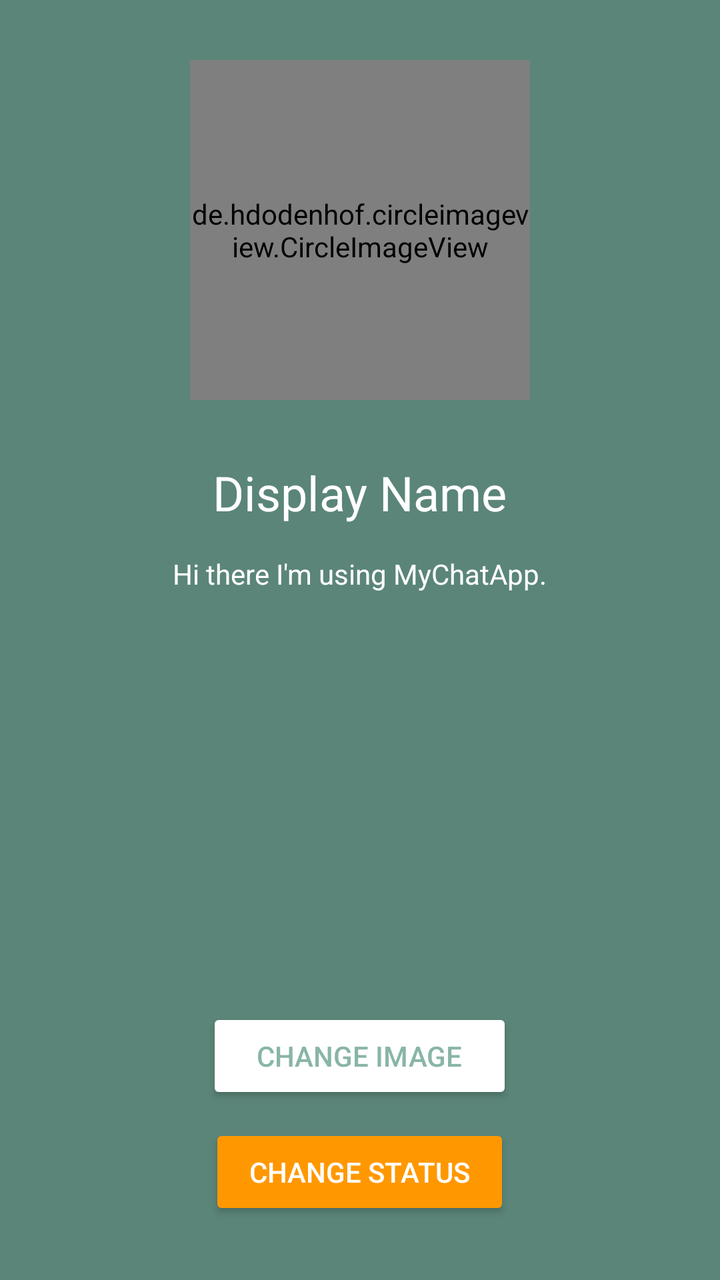
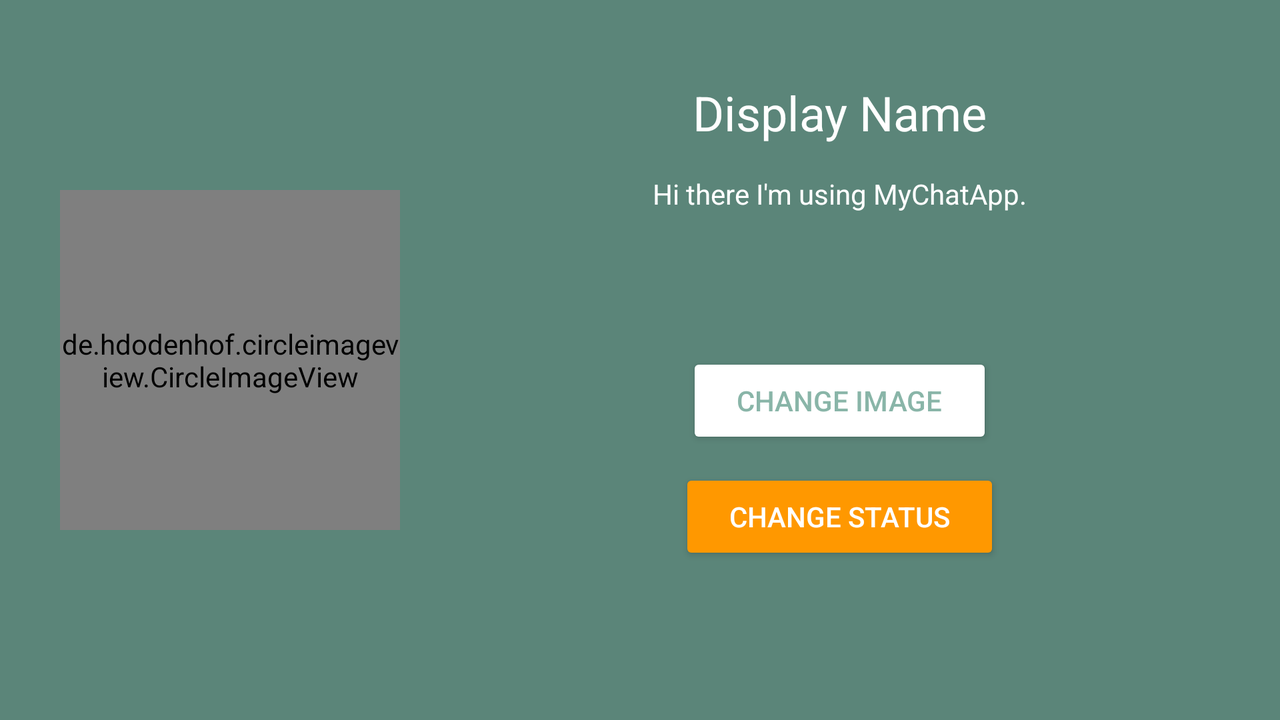

Compare how this app lays out the same screen by default and in its alternative resource folder. The renders come first, then the two layout files and the values they reference.
<!-- AndroidManifest.xml: application theme AppTheme -->
<!-- res/layout/activity_settings.xml -->
<RelativeLayout xmlns:android="http://schemas.android.com/apk/res/android"
    xmlns:app="http://schemas.android.com/apk/res-auto"
    xmlns:tools="http://schemas.android.com/tools"
    android:layout_width="match_parent"
    android:layout_height="match_parent"
    android:background="@color/colorPrimaryDark"
    tools:context=".SettingsActivity">

    <de.hdodenhof.circleimageview.CircleImageView
        android:id="@+id/settings_image"
        android:layout_width="@dimen/settings_image_size"
        android:layout_height="@dimen/settings_image_size"
        android:layout_alignParentTop="true"
        android:layout_centerHorizontal="true"
        android:layout_marginTop="30dp"
        android:src="@drawable/default_avatar" />

    <TextView
        android:id="@+id/settings_name"
        android:layout_width="wrap_content"
        android:layout_height="wrap_content"
        android:layout_below="@+id/settings_image"
        android:layout_centerHorizontal="true"
        android:layout_marginTop="30dp"
        android:text="@string/settings_display_name_txt"
        android:textColor="@android:color/white"
        android:textSize="24sp" />

    <Button
        android:id="@+id/settings_status_btn"
        android:layout_width="wrap_content"
        android:layout_height="wrap_content"
        android:layout_alignParentBottom="true"
        android:layout_centerHorizontal="true"
        android:layout_marginBottom="30dp"
        android:backgroundTint="@color/colorAccent"
        android:paddingLeft="20dp"
        android:paddingRight="20dp"
        android:text="@string/change_status_btn"
        android:textColor="@android:color/white" />

    <Button
        android:id="@+id/settings_image_btn"
        android:layout_width="wrap_content"
        android:layout_height="wrap_content"
        android:layout_above="@+id/settings_status_btn"
        android:layout_centerHorizontal="true"
        android:layout_marginBottom="10dp"
        android:backgroundTint="@android:color/white"
        android:paddingLeft="25dp"
        android:paddingRight="25dp"
        android:text="@string/change_image_btn"
        android:textColor="@color/colorPrimary" />

    <TextView
        android:id="@+id/settings_status"
        android:layout_width="wrap_content"
        android:layout_height="wrap_content"
        android:layout_below="@+id/settings_name"
        android:layout_centerHorizontal="true"
        android:layout_marginTop="15dp"
        android:text="@string/default_status"
        android:textColor="@android:color/white" />

</RelativeLayout>
<!-- resources referenced by this layout -->
<resources>
  <color name="colorAccent">#ff9800</color>
  <color name="colorPrimary">#89b5a8</color>
  <color name="colorPrimaryDark">#5b8579</color>
  <dimen name="settings_image_size">170dp</dimen>
  <!-- drawable default_avatar: png bitmap (drawable-ldpi, 1687 bytes) -->
  <string name="change_image_btn">CHANGE IMAGE</string>
  <string name="change_status_btn">CHANGE STATUS</string>
  <string name="default_status">Hi there I\'m using MyChatApp.</string>
  <string name="settings_display_name_txt">Display Name</string>
  <style name="AppTheme" parent="Theme.AppCompat.Light.NoActionBar">
          
          <item name="colorPrimary">@color/colorPrimary</item>
          <item name="colorPrimaryDark">@color/colorPrimaryDark</item>
          <item name="colorAccent">@color/colorAccent</item>
          
      </style>
</resources>
<!-- res/layout-land/activity_settings.xml (the repository's variant of the layout above) -->
<!-- drawn on the phone turned sideways -->
<?xml version="1.0" encoding="utf-8"?>
<RelativeLayout
    xmlns:android="http://schemas.android.com/apk/res/android"
    xmlns:app="http://schemas.android.com/apk/res-auto"
    xmlns:tools="http://schemas.android.com/tools"
    android:id="@+id/relativeSettingsLayout"
    android:layout_width="match_parent"
    android:layout_height="match_parent"
    android:background="@color/colorPrimaryDark">

    <de.hdodenhof.circleimageview.CircleImageView
        android:id="@+id/settings_image"
        android:layout_width="@dimen/settings_image_size"
        android:layout_height="@dimen/settings_image_size"
        android:layout_alignParentStart="true"
        android:layout_centerVertical="true"
        android:layout_marginStart="@dimen/settings_image_land_marginStart"
        android:src="@drawable/default_avatar"
        app:layout_constraintBottom_toBottomOf="parent"
        app:layout_constraintStart_toStartOf="parent"
        app:layout_constraintTop_toTopOf="parent" />

    <LinearLayout
        android:layout_width="match_parent"
        android:layout_height="match_parent"
        android:layout_alignParentStart="true"
        android:layout_alignParentTop="true"
        android:layout_marginStart="@dimen/linear_layout_register_land_marginStart"
        android:orientation="vertical">

        <TextView
            android:id="@+id/settings_name"
            android:layout_width="wrap_content"
            android:layout_height="wrap_content"

            android:layout_gravity="center_horizontal"
            android:layout_marginEnd="@dimen/settings_name_land_marginEnd"
            android:layout_marginStart="@dimen/settings_name_land_marginStart"
            android:layout_marginTop="@dimen/settings_name_land_marginTop"
            android:text="@string/settings_display_name_txt"
            android:textColor="@android:color/white"
            android:textSize="@dimen/settings_name_textSize"
            app:layout_constraintEnd_toEndOf="parent"
            app:layout_constraintStart_toEndOf="@+id/settings_image"
            app:layout_constraintTop_toTopOf="parent" />

        <TextView
            android:id="@+id/settings_status"
            android:layout_width="wrap_content"
            android:layout_height="wrap_content"

            android:layout_gravity="center_horizontal"
            android:layout_marginEnd="@dimen/settings_status_land_marginEnd"
            android:layout_marginStart="@dimen/settings_status_land_marginStart"
            android:layout_marginTop="@dimen/settings_status_land_marginTop"
            android:text="@string/default_status"
            android:textColor="@android:color/white"
            app:layout_constraintEnd_toEndOf="parent"
            app:layout_constraintStart_toEndOf="@+id/settings_image"
            app:layout_constraintTop_toBottomOf="@+id/settings_name" />

        <Button
            android:id="@+id/settings_image_btn"
            android:layout_width="wrap_content"
            android:layout_height="wrap_content"

            android:layout_gravity="center_horizontal"
            android:layout_marginBottom="@dimen/settings_image_btn_marginBottom"
            android:layout_marginEnd="@dimen/settings_image_btn_marginEnd"
            android:layout_marginStart="@dimen/settings_image_btn_marginStart"
            android:layout_marginTop="@dimen/settings_image_btn_marginTop"
            android:backgroundTint="@android:color/white"
            android:paddingStart="@dimen/settings_image_btn_paddingLeft"
            android:paddingEnd="@dimen/settings_image_btn_paddingRight"
            android:text="@string/change_image_btn"
            android:textColor="@color/colorPrimary"
            app:layout_constraintBottom_toTopOf="@+id/settings_status_btn"
            app:layout_constraintEnd_toEndOf="parent"
            app:layout_constraintStart_toEndOf="@+id/settings_image" />

        <Button
            android:id="@+id/settings_status_btn"
            android:layout_width="wrap_content"
            android:layout_height="wrap_content"

            android:layout_gravity="bottom|center_horizontal"
            android:layout_marginBottom="@dimen/settings_status_btn_marginBottom"
            android:layout_marginEnd="@dimen/settings_status_btn_marginEnd"
            android:layout_marginStart="@dimen/settings_status_btn_marginStart"
            android:backgroundTint="@color/colorAccent"
            android:paddingStart="@dimen/settings_status_btn_PaddingLeft"
            android:paddingEnd="@dimen/settings_status_btn_paddingRight"
            android:text="@string/change_status_btn"
            android:textColor="@android:color/white"
            app:layout_constraintBottom_toBottomOf="parent"
            app:layout_constraintEnd_toEndOf="parent"
            app:layout_constraintStart_toEndOf="@+id/settings_image" />

    </LinearLayout>


</RelativeLayout>
<!-- resources referenced by the variant -->
<!-- as the phone turned sideways resolves them -->
<resources>
  <color name="colorAccent">#ff9800</color>
  <color name="colorPrimary">#89b5a8</color>
  <color name="colorPrimaryDark">#5b8579</color>
  <dimen name="linear_layout_register_land_marginStart">200dp</dimen>
  <dimen name="settings_image_btn_marginBottom">10dp</dimen>
  <dimen name="settings_image_btn_marginEnd">8dp</dimen>
  <dimen name="settings_image_btn_marginStart">8dp</dimen>
  <dimen name="settings_image_btn_marginTop">70dp</dimen>
  <dimen name="settings_image_btn_paddingLeft">25dp</dimen>
  <dimen name="settings_image_btn_paddingRight">25dp</dimen>
  <dimen name="settings_image_land_marginStart">30dp</dimen>
  <dimen name="settings_image_size">170dp</dimen>
  <dimen name="settings_name_land_marginEnd">8dp</dimen>
  <dimen name="settings_name_land_marginStart">8dp</dimen>
  <dimen name="settings_name_land_marginTop">40dp</dimen>
  <dimen name="settings_name_textSize">24sp</dimen>
  <dimen name="settings_status_btn_PaddingLeft">25dp</dimen>
  <dimen name="settings_status_btn_marginBottom">30dp</dimen>
  <dimen name="settings_status_btn_marginEnd">8dp</dimen>
  <dimen name="settings_status_btn_marginStart">8dp</dimen>
  <dimen name="settings_status_btn_paddingRight">25dp</dimen>
  <dimen name="settings_status_land_marginEnd">8dp</dimen>
  <dimen name="settings_status_land_marginStart">8dp</dimen>
  <dimen name="settings_status_land_marginTop">15dp</dimen>
  <!-- drawable default_avatar: png bitmap (drawable-ldpi, 1687 bytes) -->
  <string name="change_image_btn">CHANGE IMAGE</string>
  <string name="change_status_btn">CHANGE STATUS</string>
  <string name="default_status">Hi there I\'m using MyChatApp.</string>
  <string name="settings_display_name_txt">Display Name</string>
  <style name="AppTheme" parent="Theme.AppCompat.Light.NoActionBar">
          
          <item name="colorPrimary">@color/colorPrimary</item>
          <item name="colorPrimaryDark">@color/colorPrimaryDark</item>
          <item name="colorAccent">@color/colorAccent</item>
          
      </style>
</resources>
